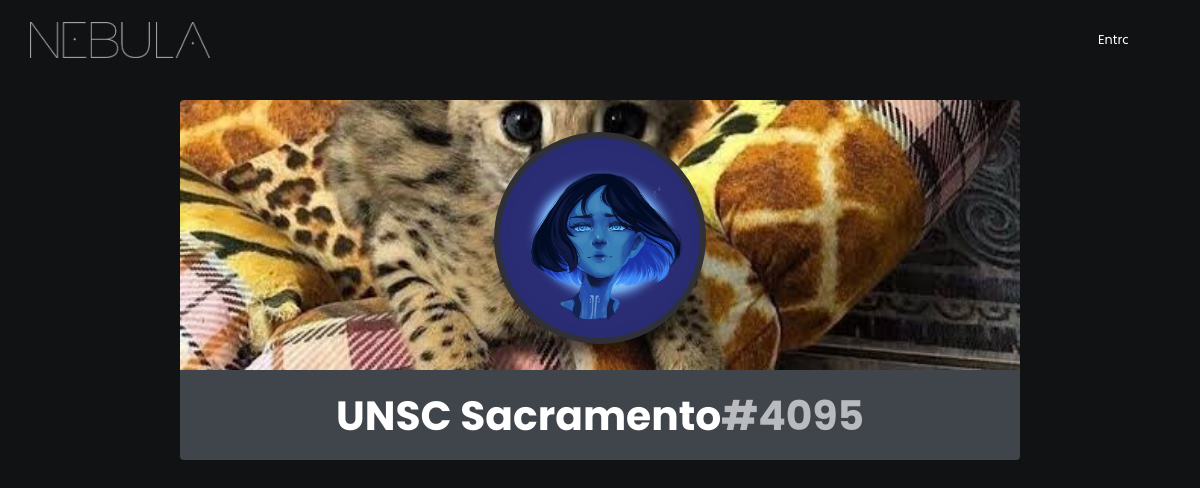
/pesquisa.php?busca=UNSC Sacramento, run on the app's committed database.
### tables this page shows
CREATE TABLE `users` (
  `id` int(16) unsigned NOT NULL DEFAULT 0,
  `usuario` varchar(16) NOT NULL DEFAULT 'Nulo',
  `uid` varchar(4) NOT NULL DEFAULT '1000',
  `bio` varchar(450) DEFAULT 'T2zDoSwgZXUgc291IG5vdm8oYSkgbm8gTmVidWxhIQ==',
  `icon` varchar(20) NOT NULL DEFAULT 'df.png',
  `banner` varchar(20) NOT NULL DEFAULT 'df.jpg',
  `seguindo` int(10) unsigned NOT NULL DEFAULT 0,
  `seguidores` int(10) unsigned NOT NULL DEFAULT 0,
  `tipo` int(1) unsigned NOT NULL DEFAULT 0,
  PRIMARY KEY (`id`)
);

### pesquisa.php (the view, shortened to what this page needs)
<!DOCTYPE html>
<html lang="pt-br" dir="ltr">
  <head>
    <link rel="stylesheet" href="css/estilo.css">
    <link rel="stylesheet" href="css/pesquisa.css">
  </head>
  <body>
<?php
include 'php/conexao.php';
$id = $_SESSION['id'];
$busca = $_GET['busca'];
if(isset($id) == false){
	include 'php/navnologin.php';
} else {
  include 'php/navmain.php';
}
echo "<div id='corpo'>";
$sql = "select * from users where usuario like '%$busca%' order by seguidores desc";
$result=mysqli_query($conn,$sql);
while($tabela=mysqli_fetch_array($result))
{
$idconvidado = $tabela["id"];
$usuario = $tabela["usuario"];
$uid = $tabela["uid"];
$icon = $tabela["icon"];
$banner = $tabela["banner"];
if ($idconvidado != $id) {
  echo "<form action='perfil.php' class='profile' method='get'>
  <div class='banner' style='background-image: url(img/user_banners/$banner)'>
  <div class='usericon' style='background-image: url(img/user_icons/$icon)'>
  <input type='submit' value='' id='invbtn'>
  </div>
  </div>
  <input type='hidden' name='id' value='$idconvidado'>
  <button class='profbtn' type='submit'>
  <h1> $usuario<b class='gray'>#$uid</b> </h1>
  </button>
  </form>";
}
}
?>
</div>
</body>
</html>

### css/estilo.css (style rules this page uses)
* { margin: 0; overflow-x: hidden; }
body { background-color: #111214; font-family: Poppins, sans-serif; font-size: 1.6vh; color: #fff; }
input { font-family: Poppins, sans-serif; font-size: 1.6vh; color: white; }
button { font-family: Poppins, sans-serif; font-size: 1.6vh; color: white; }
.gray { color: #B9BBBE; }

### css/pesquisa.css (style rules this page uses)
#corpo { height: auto; width: 100vw; display: grid; grid-template-columns: repeat(3, 1fr); }
.profile { height: 45vh; width: 28vw; display: grid; margin-top: 2.5vh; margin-bottom: 2.5vh; margin-left: auto; margin-right: auto; grid-template-rows: 33.75vh 11.25vh; border: none; border-radius: 0.5vh; }
.banner { background-position: center; background-repeat: no-repeat; background-size: cover; }
.usericon { height: 25vh; width: 25vh; background-position: center; background-repeat: no-repeat; background-size: cover; margin-top: 4vh; border: 0.75vh solid #2F3136; border-radius: 100%; margin-left: auto; margin-right: auto; display: grid; }
#invbtn { background-color: #0000; border: none; }
.profbtn { background-color: #40444B; border: none; transition: 0.3s; }
@media screen and (min-device-width: 430px) and (max-device-width: 1024px) { #corpo { grid-template-columns: 100vw; } }
@media screen and (min-device-width: 430px) and (max-device-width: 1024px) { .profile { width: 70vw; } }
@media screen and (min-device-width: 430px) and (max-device-width: 1024px) { .profbtn { font-size: 1.7vw; } }

### data on the page
users: banner (picture), icon (picture), usuario "UNSC Sacramento", uid "4095"
